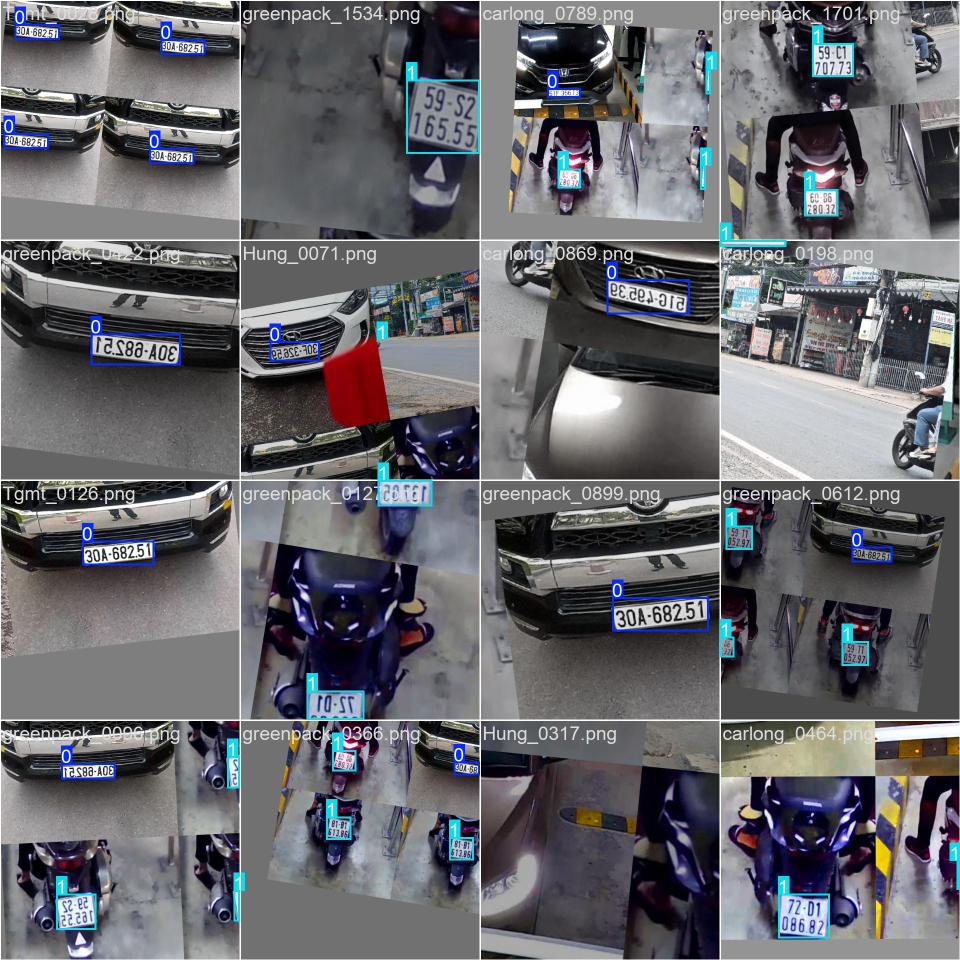
#> input picture Source Code/desktop-app-local-server/train/train_batch0.jpg, 1920 x 1920 px (shown at 1/2 size)
$ python -i plate_detector.py   (imports and definitions only)
#> lines starting #> are read from the running program, lines starting #| are printed output that depends on the picture
import cv2
import numpy as np
from ultralytics import YOLO
from typing import Dict, Any, Optional, List, Tuple
from collections import Counter
from concurrent.futures import ThreadPoolExecutor, as_completed
import logging
import os

# Cấu hình logging
# [1 line not run here, left out]
logger = logging.getLogger(__name__)


class PlateDetector:
    def __init__(self, model_path: str = r'app/ai/model.pt', conf_threshold: float = 0.3, num_threads: int = 3):
        self._model_path = model_path
        self._conf_threshold = conf_threshold
        self.num_threads = num_threads

        # Kiểm tra file model
        if not os.path.exists(model_path):
            raise FileNotFoundError(f"Không tìm thấy model file: {model_path}")

        # Khởi tạo YOLO model
        try:
            self._model = YOLO(model_path)
            logger.info(f"YOLO model đã được load từ: {model_path}")
        except Exception as e:
            logger.error(f"Lỗi load YOLO model: {e}")
            raise

    # [203 lines left out: functions detect_plate_with_frame, _detect_with_voting, _group_similar_bboxes, _detect_and_crop_best_plate, not called in this run]

    def _enhance_plate(self, cropped_plate: np.ndarray) -> np.ndarray:
        return self._enhance_advanced(cropped_plate)

    # [79 lines left out: functions _enhance_basic, _enhance_advanced, not called in this run]

>>> import cv2
>>> picture = cv2.imread('../../../../desktop-app-local-server/train/train_batch0.jpg', cv2.IMREAD_GRAYSCALE)
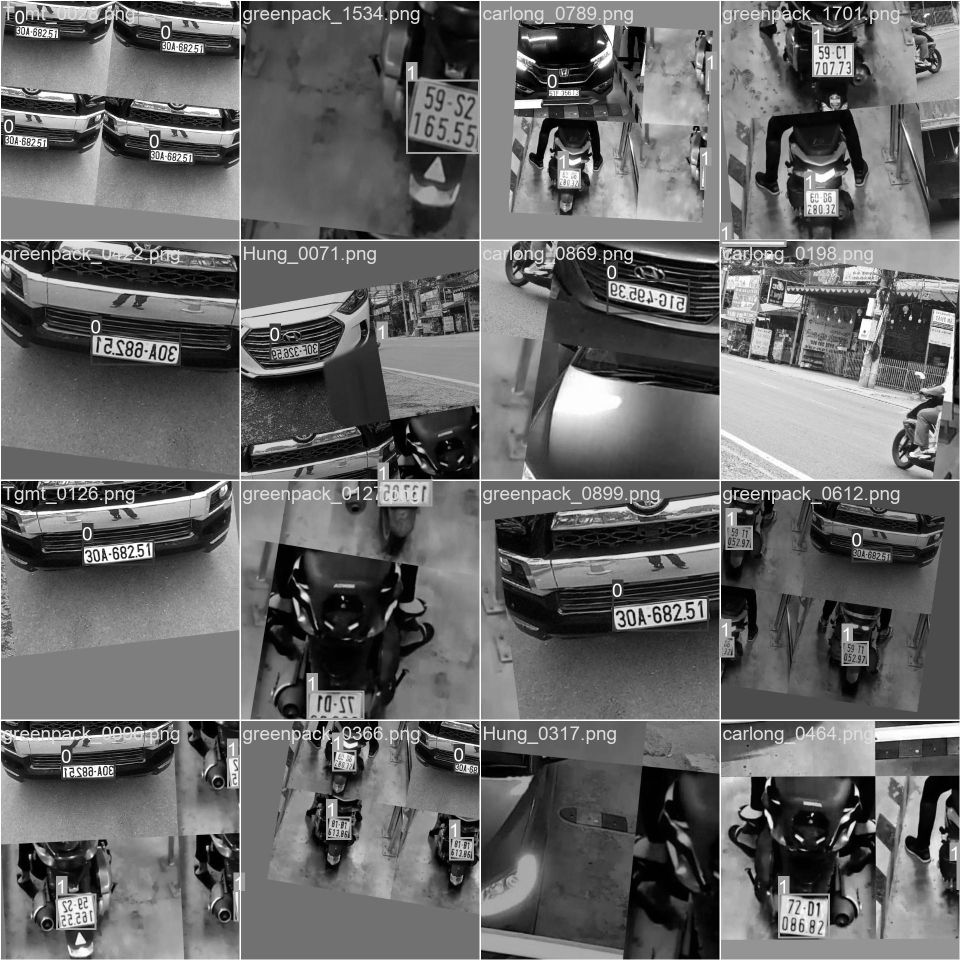
#> picture: shape (1920, 1920) (shown at 1/2 size); min 0, max 255, mean 103.1
>>> result = PlateDetector().detect_plate_with_frame(picture)
#> (the run stopped early here; a loop or call above may not have finished)

$ run again, on Source Code/desktop-app-local-server/train/train_batch1.jpg
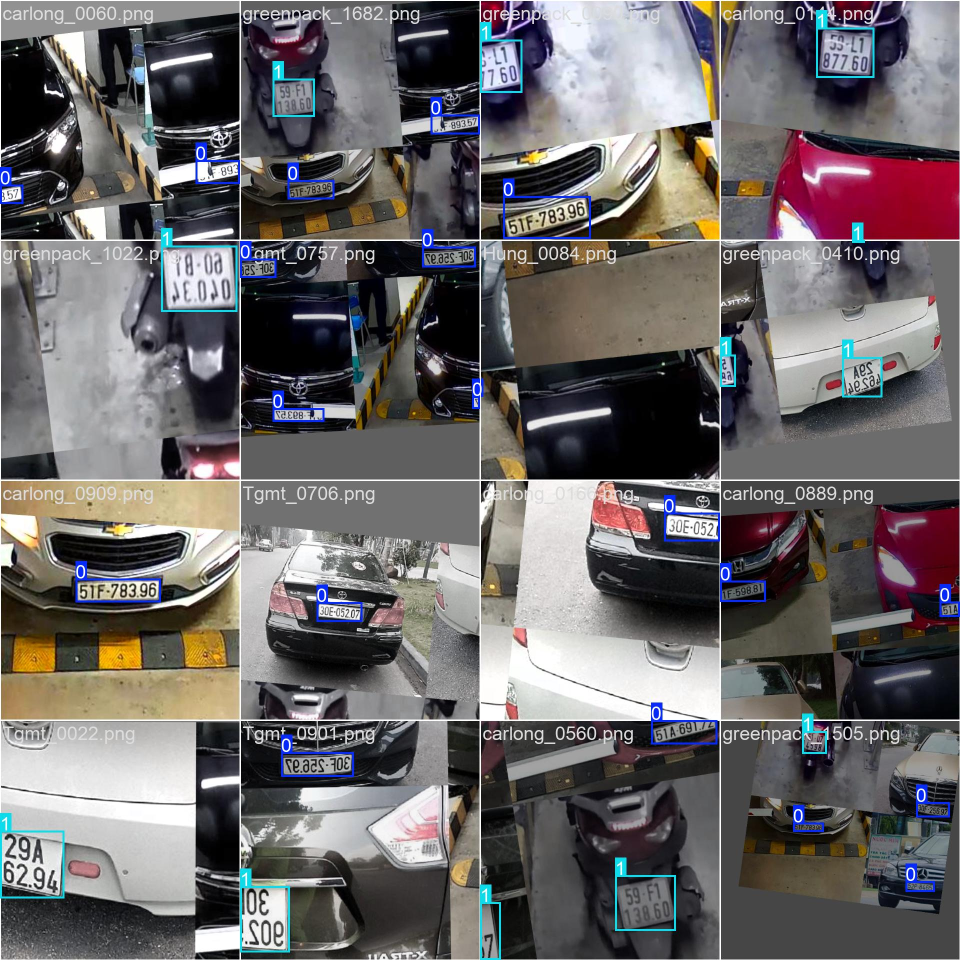
#> input picture Source Code/desktop-app-local-server/train/train_batch1.jpg, 1920 x 1920 px (shown at 1/2 size)
#> `picture = cv2.imread('../../../../desktop-app-local-server/train/train..`:
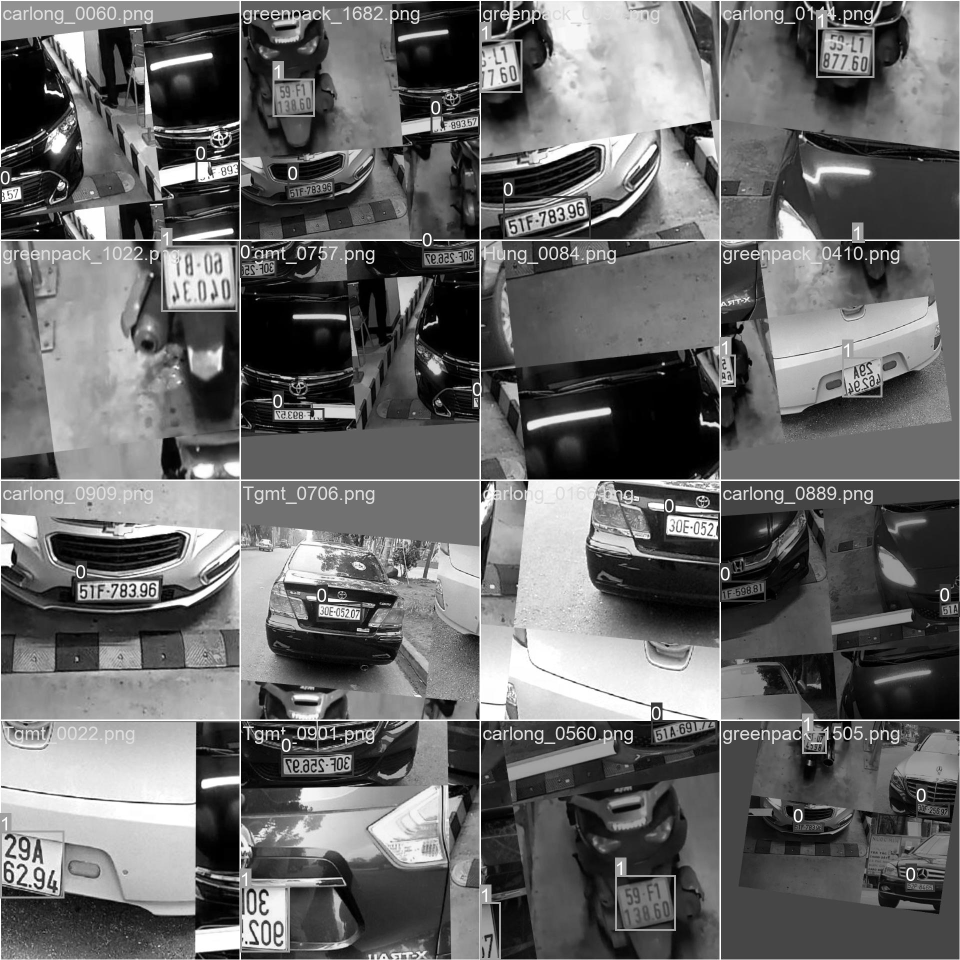
#> picture: shape (1920, 1920) (shown at 1/2 size); min 0, max 255, mean 104

$ run again, on Source Code/desktop-app-local-server/train/train_batch19350.jpg
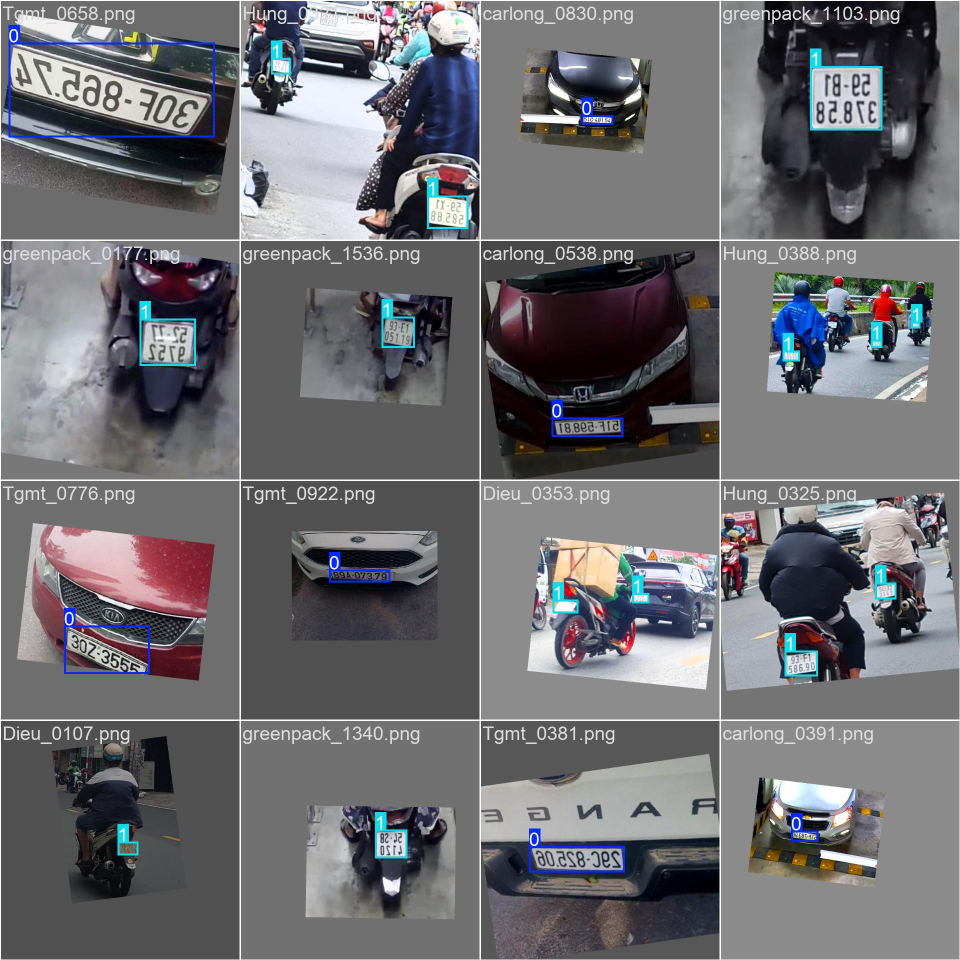
#> input picture Source Code/desktop-app-local-server/train/train_batch19350.jpg, 1920 x 1920 px (shown at 1/2 size)
#> `picture = cv2.imread('../../../../desktop-app-local-server/train/train..`:
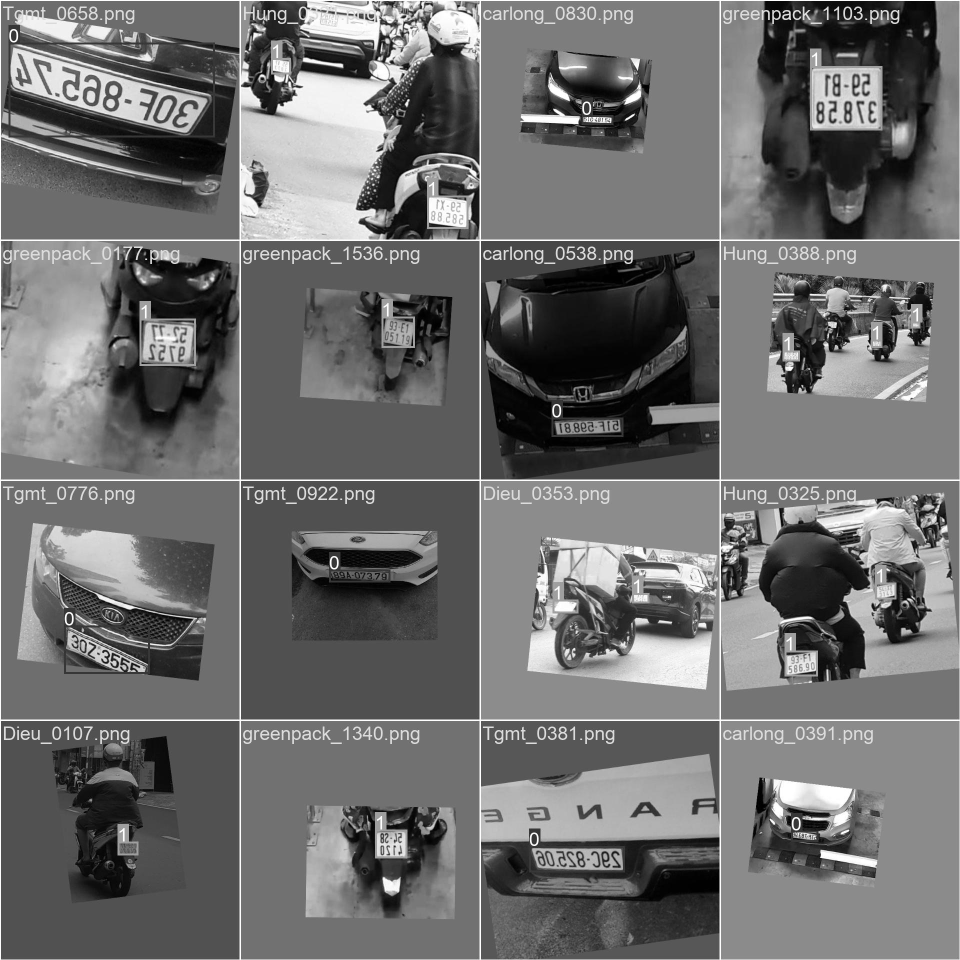
#> picture: shape (1920, 1920) (shown at 1/2 size); min 0, max 255, mean 109.3

$ run again, on Source Code/desktop-app-local-server/train/train_batch19351.jpg
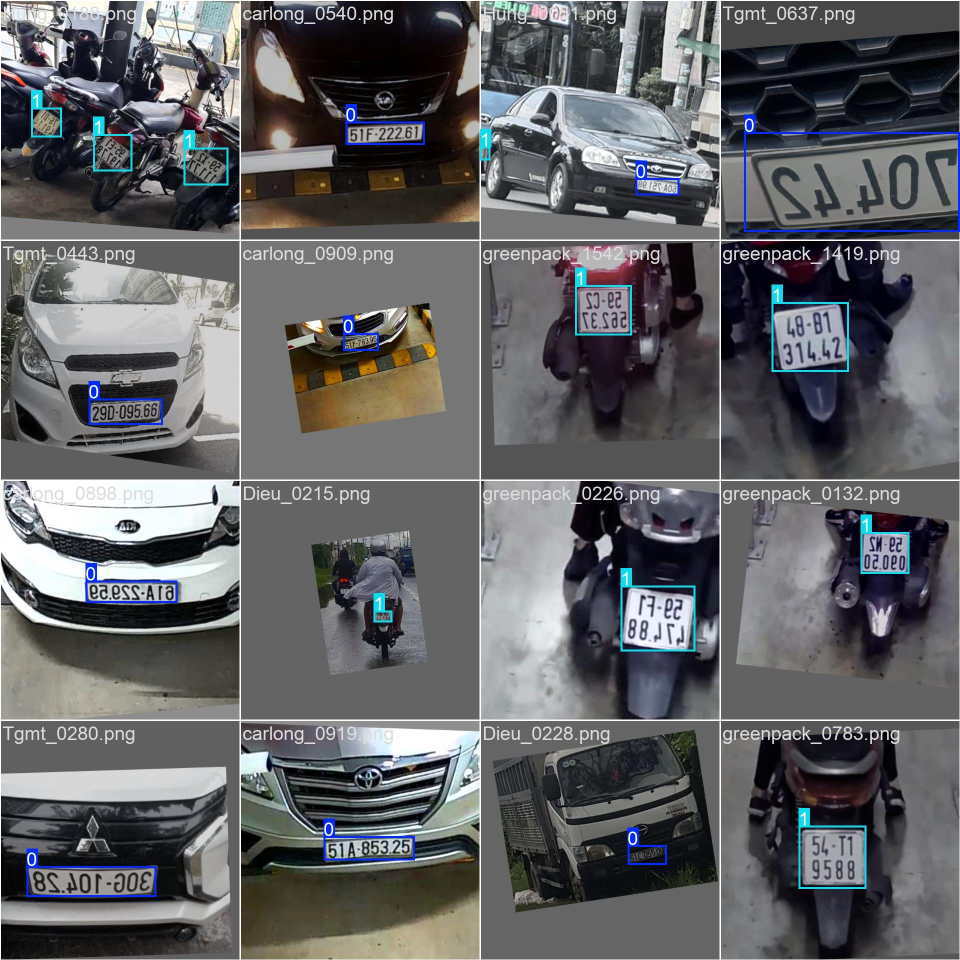
#> input picture Source Code/desktop-app-local-server/train/train_batch19351.jpg, 1920 x 1920 px (shown at 1/2 size)
#> `picture = cv2.imread('../../../../desktop-app-local-server/train/train..`:
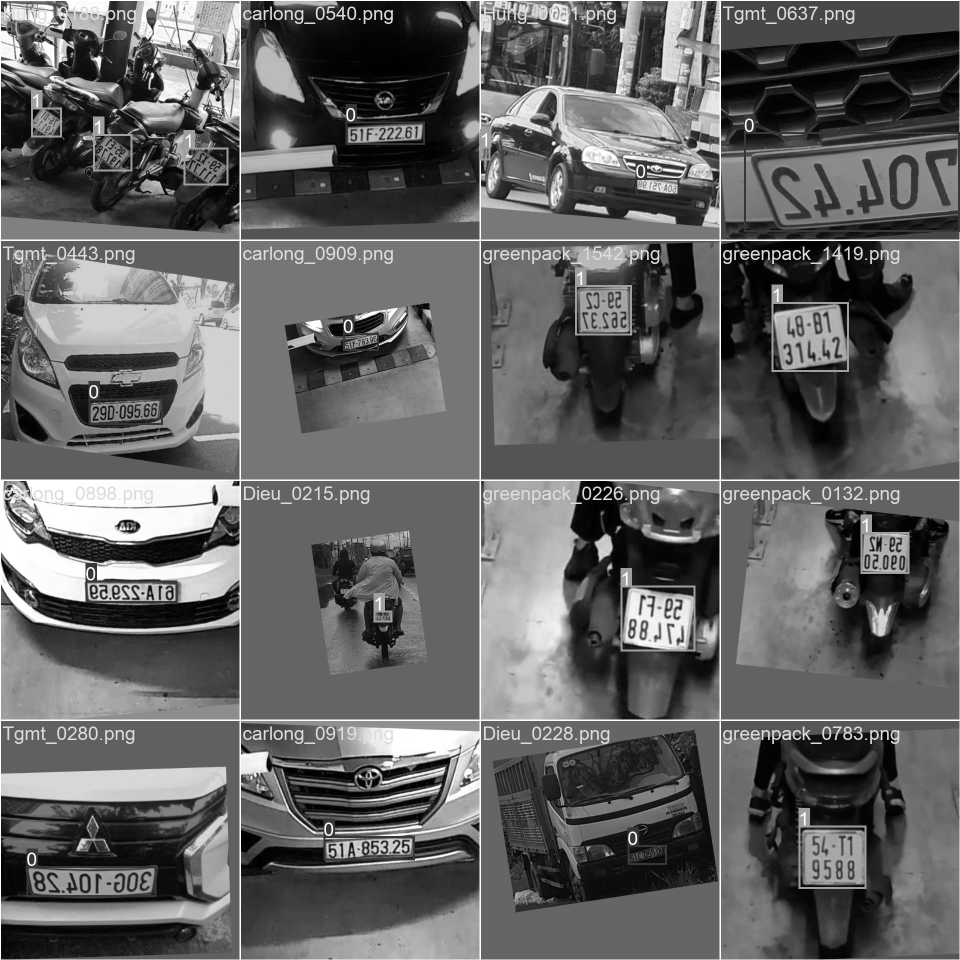
#> picture: shape (1920, 1920) (shown at 1/2 size); min 0, max 255, mean 98
